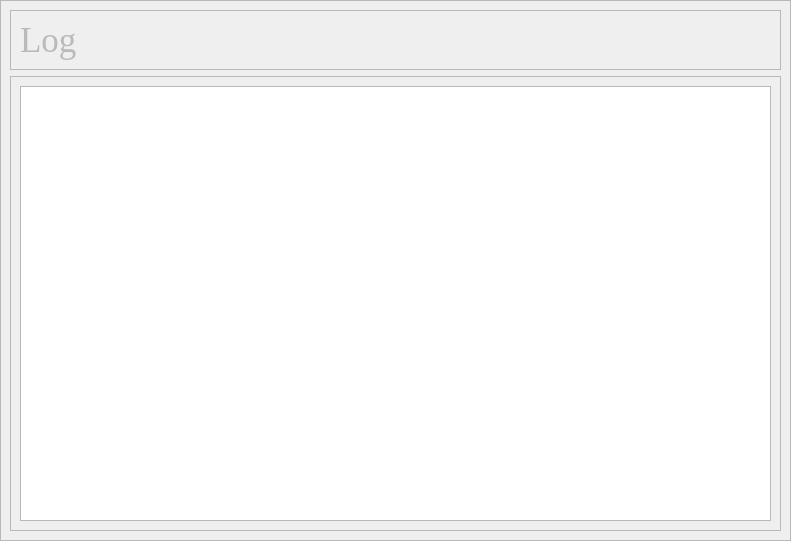
            <widget class="QWidget" name="developerPage">
             <property name="sizePolicy">
              <sizepolicy hsizetype="Expanding" vsizetype="Expanding">
               <horstretch>0</horstretch>
               <verstretch>0</verstretch>
              </sizepolicy>
             </property>
             <property name="minimumSize">
              <size>
               <width>791</width>
               <height>541</height>
              </size>
             </property>
             <property name="font">
              <font>
               <family>Times New Roman</family>
               <pointsize>24</pointsize>
              </font>
             </property>
             <property name="styleSheet">
              <string notr="true">color: rgb(186, 186, 186);</string>
             </property>
             <layout class="QGridLayout" name="gridLayout_8">
              <property name="leftMargin">
               <number>0</number>
              </property>
              <property name="topMargin">
               <number>0</number>
              </property>
              <property name="rightMargin">
               <number>0</number>
              </property>
              <property name="bottomMargin">
               <number>0</number>
              </property>
              <property name="spacing">
               <number>0</number>
              </property>
              <item row="0" column="0">
               <widget class="QFrame" name="developerPageFrame">
                <property name="minimumSize">
                 <size>
                  <width>781</width>
                  <height>541</height>
                 </size>
                </property>
                <property name="frameShape">
                 <enum>QFrame::Shape::StyledPanel</enum>
                </property>
                <property name="frameShadow">
                 <enum>QFrame::Shadow::Raised</enum>
                </property>
                <layout class="QVBoxLayout" name="verticalLayout_3">
                 <item>
                  <widget class="QFrame" name="titleFrame">
                   <property name="maximumSize">
                    <size>
                     <width>16777215</width>
                     <height>150</height>
                    </size>
                   </property>
                   <property name="frameShape">
                    <enum>QFrame::Shape::StyledPanel</enum>
                   </property>
                   <property name="frameShadow">
                    <enum>QFrame::Shadow::Raised</enum>
                   </property>
                   <layout class="QGridLayout" name="gridLayout_4">
                    <item row="0" column="0">
                     <widget class="QLabel" name="developerPageTitle">
                      <property name="font">
                       <font>
                        <family>Times New Roman</family>
                        <pointsize>26</pointsize>
                       </font>
                      </property>
                      <property name="text">
                       <string>Log</string>
                      </property>
                     </widget>
                    </item>
                   </layout>
                  </widget>
                 </item>
                 <item>
                  <widget class="QFrame" name="contentFrame">
                   <property name="frameShape">
                    <enum>QFrame::Shape::StyledPanel</enum>
                   </property>
                   <property name="frameShadow">
                    <enum>QFrame::Shadow::Raised</enum>
                   </property>
                   <layout class="QVBoxLayout" name="verticalLayout_2">
                    <item>
                     <widget class="QTextBrowser" name="textBrowser">
                      <property name="html">
                       <string>&lt;!DOCTYPE HTML PUBLIC &quot;-//W3C//DTD HTML 4.0//EN&quot; &quot;http://www.w3.org/TR/REC-html40/strict.dtd&quot;&gt;
&lt;html&gt;&lt;head&gt;&lt;meta name=&quot;qrichtext&quot; content=&quot;1&quot; /&gt;&lt;meta charset=&quot;utf-8&quot; /&gt;&lt;style type=&quot;text/css&quot;&gt;
p, li { white-space: pre-wrap; }
hr { height: 1px; border-width: 0; }
li.unchecked::marker { content: &quot;\2610&quot;; }
li.checked::marker { content: &quot;\2612&quot;; }
&lt;/style&gt;&lt;/head&gt;&lt;body style=&quot; font-family:'Segoe UI'; font-size:9pt; font-weight:400; font-style:normal;&quot;&gt;
&lt;p style=&quot;-qt-paragraph-type:empty; margin-top:0px; margin-bottom:0px; margin-left:0px; margin-right:0px; -qt-block-indent:0; text-indent:0px; font-family:'MS Shell Dlg 2'; font-size:8.25pt;&quot;&gt;&lt;br /&gt;&lt;/p&gt;&lt;/body&gt;&lt;/html&gt;</string>
                      </property>
                     </widget>
                    </item>
                   </layout>
                  </widget>
                 </item>
                </layout>
               </widget>
              </item>
             </layout>
            </widget>
